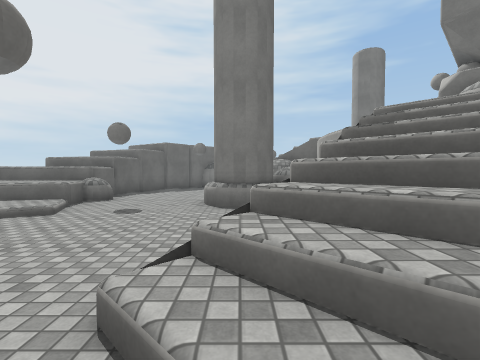
[1] (above)

17 first-person views from a walk through a Unity game level. The camera is 1.5 m above the floor, tilts 2° down and sees 85° across. The floor is counted in squares, 2 m on a side. Each view is taken from the middle of a square. On the plan, view 1 faces up. The plan holds only what a view shows up to about 9 squares ahead; the rest is blank. The place goes on beyond the plan. Surface patterns are stand-ins for the level's own textures.

[2]
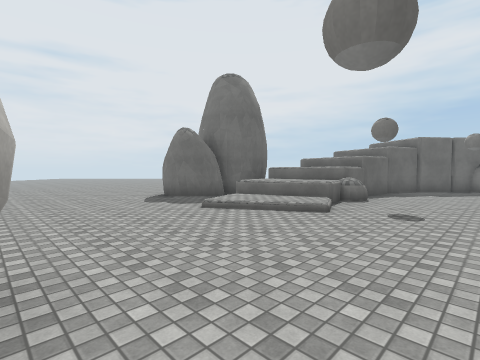

[3]
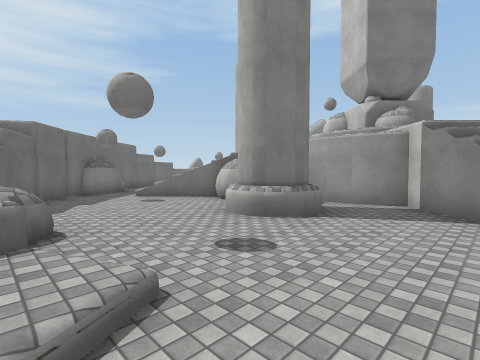

[4]
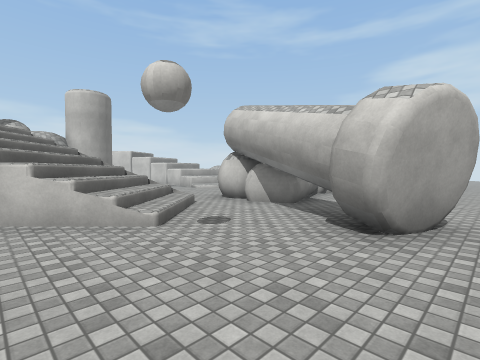

[5]
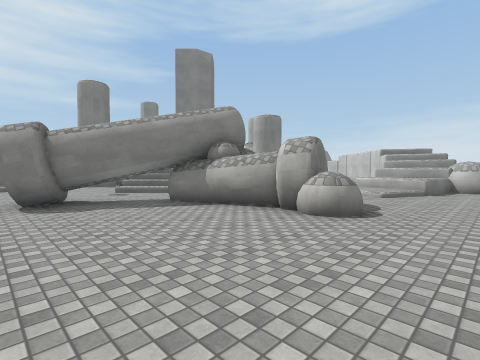

[6]
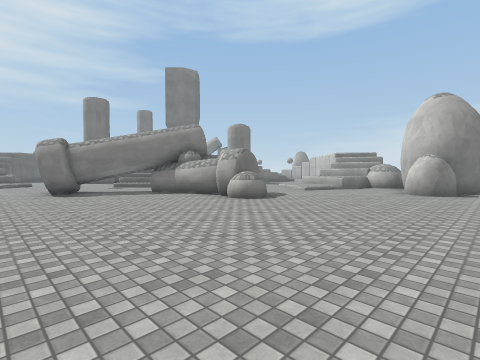

[7]
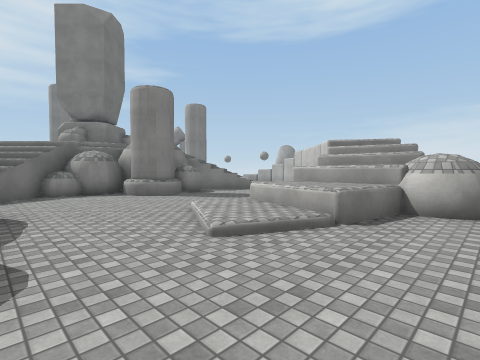

[8]
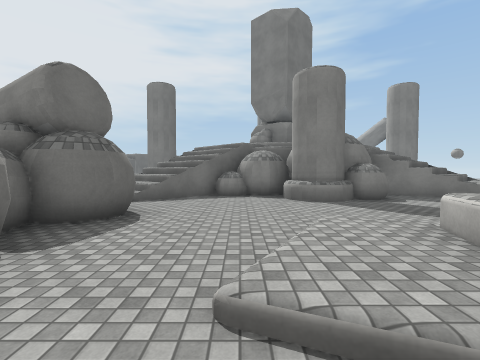

[9]
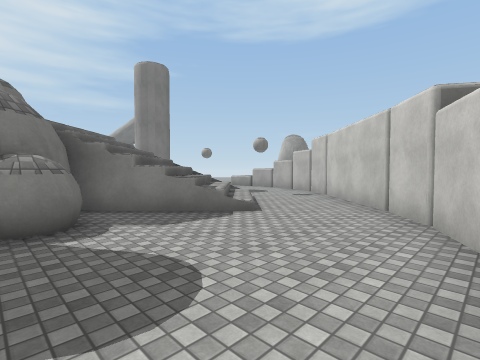

[10]
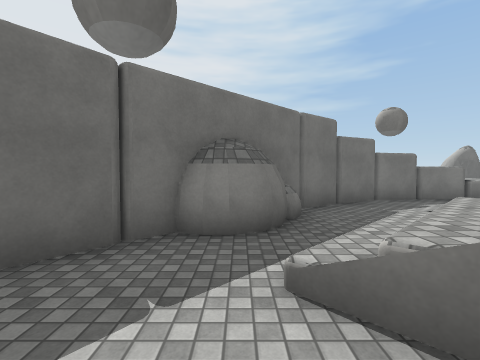

[11]
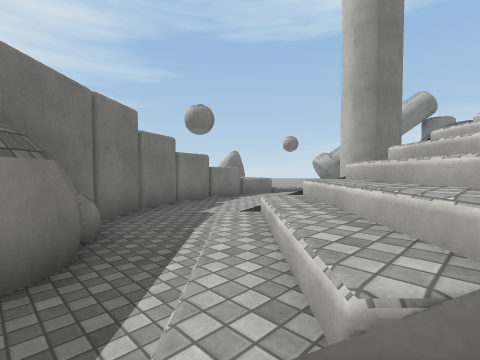

[12]
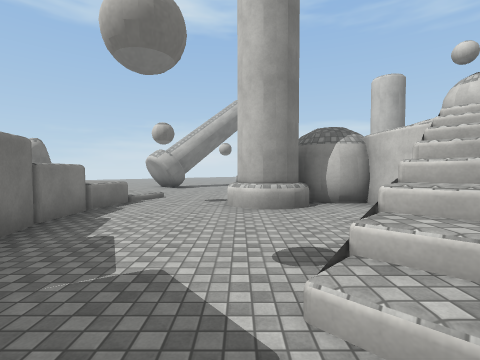

[13]
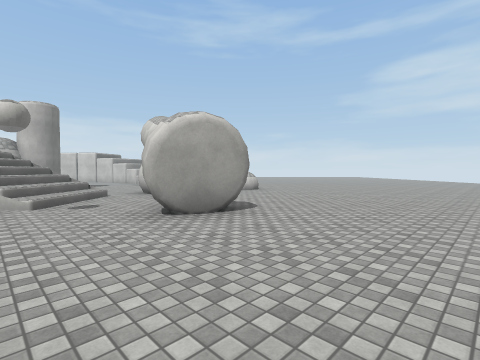

[14]
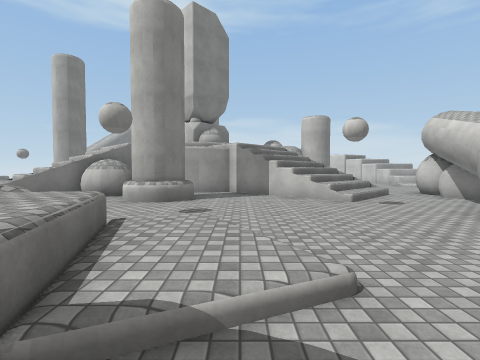

[15]
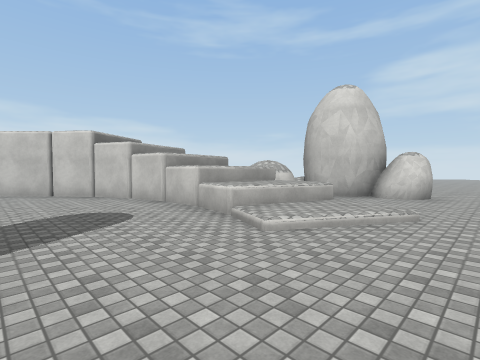

[16]
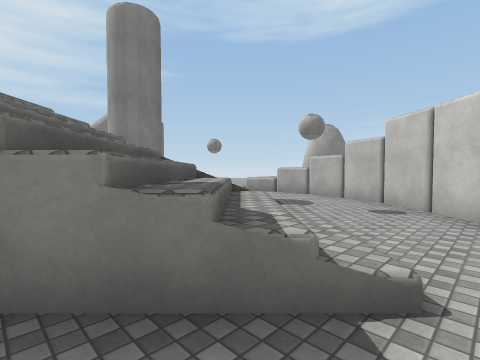

[17]
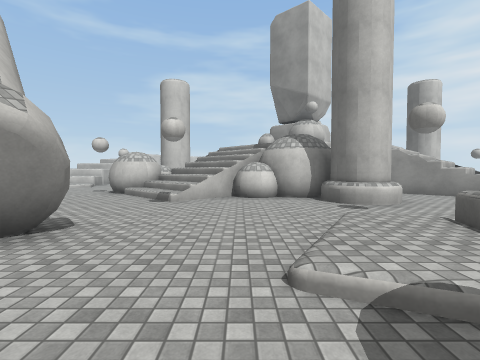

### Floor plan
Key: @ floor where view 1 was taken; # wall or solid block; . main floor; : floor 0.25 m higher than the main floor; / step, stairs or slope; = window, fence, low wall or low ledge; ^ raised ledge.
Columns run from 7 left of view 1 to 17 right of it. Each row starts with its distance up from view 1.
 19                 .
 18                /..
 17              ^::...
 16         #####^:...##
 15        ##...../.....
 14       ##.............
 13       #......#.......
 12     ###./=..^^#.#=/...
 11    ##..//=#..###=///..
 10    #...==#######==/##.
  9    #....##
  8    #....#
  7 ####...^##
  6 #^^^...#^#
  5 #^::.....#
  4 ./:......#            ..#
  3 ........##       ##  ...#
  2 .......==###   ###== ..##
  1 .......//=#######=//...#
  0 ....#..@/=...###.=/...##
 -1 ....###..............##
 -2 ......####..........##
 -3 .......###.........##
 -4 .......##...:=...###
 -5 .......##..//^^###
 -6 .......^^..//^^#
 -7 ...............#
 -8 ...............#
 -9  ...........####
-10  ...........##
-11   ...........

Positions as (right, up) in squares from view 1, and headings:
1: (0, 0), facing up
2: (-1, 0), facing up-left
3: (-4, 3), facing up-right
4: (-4, 3), facing down-right
5: (-4, -8), facing up-right
6: (-5, -11), facing up-right
7: (2, -8), facing up-right
8: (4, -7), facing up
9: (7, -4), facing up-right
10: (-1, 9), facing up
11: (-1, 10), facing up-right
12: (0, 13), facing right
13: (-7, 2), facing down-right
14: (-7, 4), facing right
15: (3, -1), facing down-right
16: (9, -1), facing up-right
17: (9, 19), facing down
